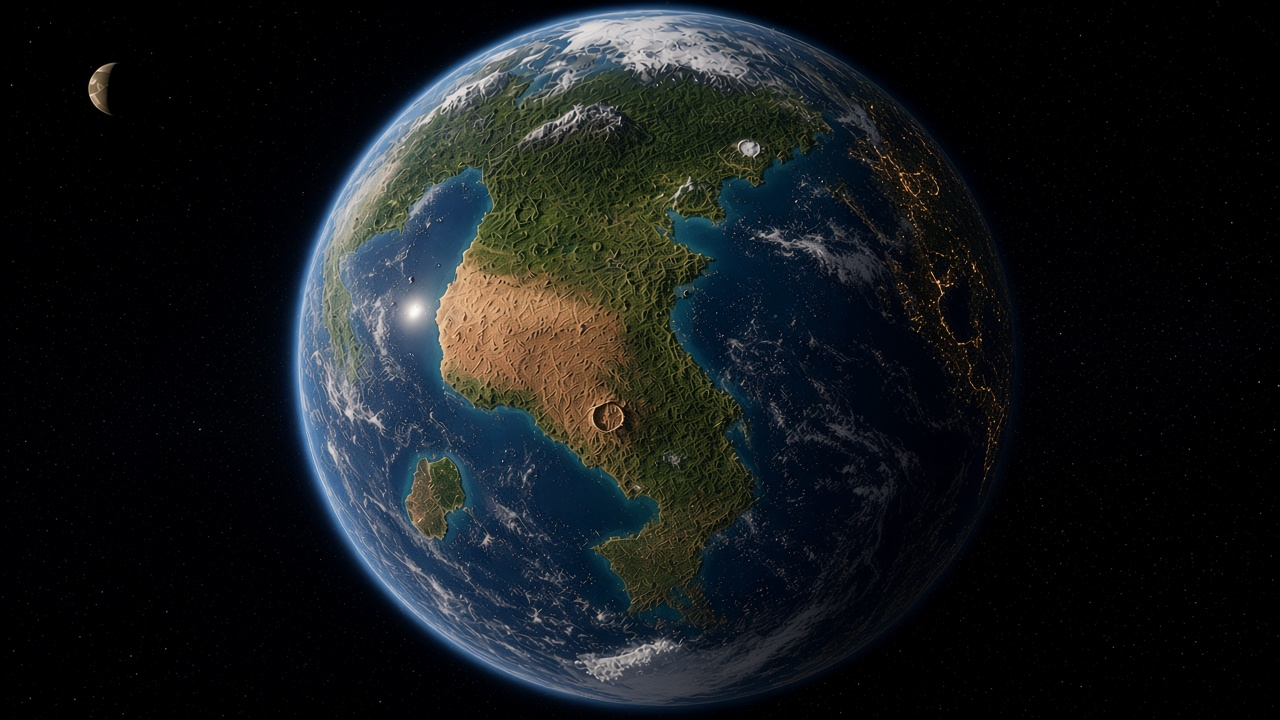
#> input picture docs/concept/world-states/state-healthy.png, 1280 x 720 px
$ python night.py
#> lines starting #> are read from the running program, lines starting #| are printed output that depends on the picture; after the words box and inside, x2 and y2 are one past the last pixel; in counts of white or black regions, pixels touching at a corner belong together
"""Night-side frames for T-016, drawn in code over the locked T-013 planet.

Usage (from the repo root): python docs/concept/night/src/night.py
Needs numpy, scipy and Pillow. Every frame starts from docs/concept/world-states/state-healthy.png,
relit with a sphere-lighting pass so most of the disc is night, then city lights are placed on the
land mask of that same image, so continents and coastlines are identical in every frame.
"""
import numpy as np
from PIL import Image, ImageFilter
from scipy import ndimage as ndi
import os, sys

ROOT = os.path.dirname(os.path.abspath(__file__))
SRC = os.path.join(ROOT, '..', '..', 'world-states', 'state-healthy.png')
OUT = os.path.join(ROOT, '..')

CX, CY, R = 644.0, 354.0, 362.0           # globe centre and radius in the 1280x720 frame (measured from the limb)
L = np.array([-0.86, 0.12, -0.50]); L /= np.linalg.norm(L)   # sun: behind-left, so a lit crescent on the left

base = np.asarray(Image.open(SRC).convert('RGB')).astype(np.float32) / 255.0
H, W, _ = base.shape
#> H = 720; W = 1280
_raw = base.copy()
yy, xx = np.mgrid[0:H, 0:W].astype(np.float32)
nx = (xx - CX) / R; ny = -(yy - CY) / R
rr = nx * nx + ny * ny
disc = rr < 1.0
nz = np.sqrt(np.clip(1 - rr, 0, 1))
ndl = nx * L[0] + ny * L[1] + nz * L[2]

def smooth(e0, e1, x):
    t = np.clip((x - e0) / (e1 - e0), 0, 1); return t * t * (3 - 2 * t)

day = smooth(-0.06, 0.22, ndl)                 # 1 lit, 0 night
night = 1 - smooth(-0.12, 0.04, ndl)          # where lights may show (fades in past the terminator)

# ---------- land mask (from the healthy day image; the original night strip uses its own lights) ----------
r, g, b = base[..., 0], base[..., 1], base[..., 2]
lum = base.mean(2)
land = ((r + g) / 2 > b + 0.02) & (lum > 0.12) & (lum < 0.80) & disc
#> land: shape (720, 1280) bool; 10% white; 595 white regions (552 under 20 px), largest, box (x1, y1, x2, y2) and area: (325, 74, 831, 613) 84498, (406, 457, 464, 540) 3193, (874, 145, 925, 205) 322
warm = (r > b + 0.15) & (lum > 0.30) & (xx > 820)        # the healthy frame's own night-side city lights
#> warm: shape (720, 1280) bool; 0.03% white in thin lines or dots, all inside (x1, y1, x2, y2) = (871, 106, 990, 391)
land |= ndi.binary_dilation(warm, iterations=6) & disc & (xx > 820)
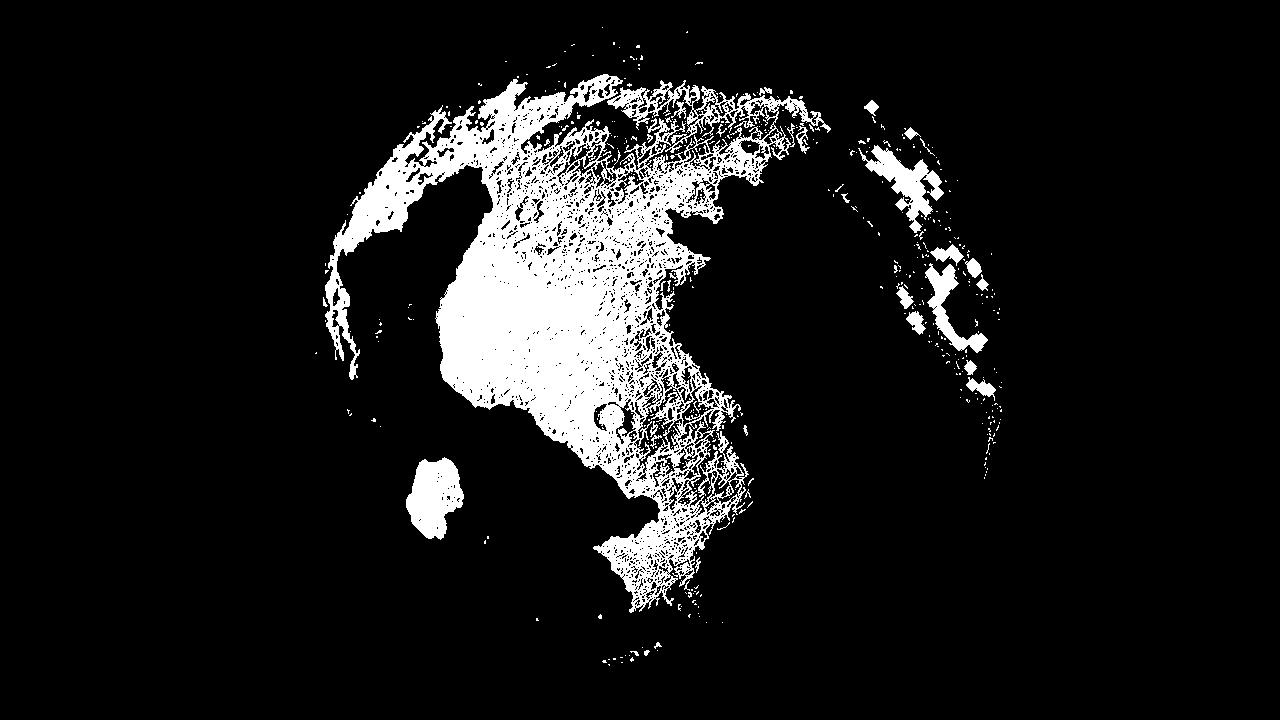
#> land: shape (720, 1280) bool; 10.4% white; 484 white regions (447 under 20 px), largest, box (x1, y1, x2, y2) and area: (325, 74, 831, 613) 84498, (406, 457, 464, 540) 3193, (858, 145, 944, 233) 2479
land = ndi.binary_opening(land, iterations=1)
#> land: shape (720, 1280) bool; 9.3% white; 331 white regions (231 under 20 px), largest, box (x1, y1, x2, y2) and area: (325, 74, 771, 499) 64300, (593, 491, 711, 613) 4295, (406, 457, 464, 540) 3186
land = ndi.median_filter(land.astype(np.uint8), 5).astype(bool)
#> land: shape (720, 1280) bool; 9.4% white; 135 white regions (72 under 20 px), largest, box (x1, y1, x2, y2) and area: (325, 74, 770, 612) 73664, (406, 458, 464, 539) 3225, (866, 146, 943, 232) 2294
water = disc & ~land
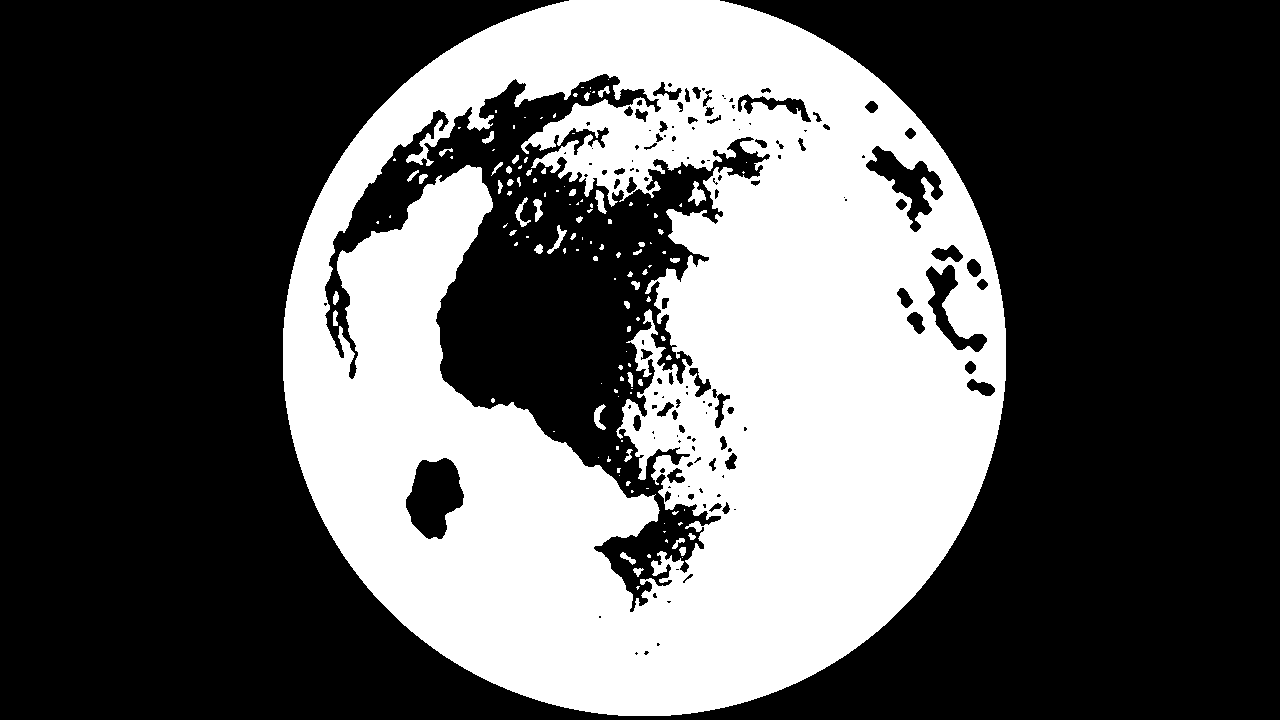
#> water: shape (720, 1280) bool; 35.2% white; 130 white regions (81 under 20 px), largest, box (x1, y1, x2, y2) and area: (283, 0, 1006, 716) 320971, (688, 181, 706, 206) 207, (594, 404, 606, 430) 158
dist_coast = ndi.distance_transform_edt(land)
# strip the healthy frame's own city lights from the base (they are re-drawn per age)
_med = np.stack([ndi.median_filter(base[..., c], 7) for c in range(3)], -1)
_w = ndi.binary_dilation((r > b + 0.05) & (lum > 0.08) & (xx > 780) & (rr < 1.12), iterations=2)
#> _w: shape (720, 1280) bool; 1% white; 52 white regions (12 under 20 px), largest, box (x1, y1, x2, y2) and area: (868, 139, 1007, 482) 6370, (783, 94, 808, 118) 344, (907, 308, 929, 334) 278
base = np.where(_w[..., None], _med * 0.4, base)            # px from the sea, on land
edge_keep = rr < 0.93                                     # keep lights off the extreme limb

def relit(img, moon=0.9):
    """Day colour kept on the lit crescent, a warm dusk band, a deep blue night; moon adds cold fill."""
    nightc = img * np.array([0.030, 0.038, 0.070]) + moon * img * np.array([0.10, 0.12, 0.18])
    dusk = np.exp(-((ndl - 0.03) / 0.07) ** 2)[..., None]
    out = img * day[..., None] + nightc * (1 - day[..., None])
    out = out * (1 - 0.25 * dusk) + dusk * img * np.array([0.40, 0.26, 0.20]) * 0.35
    # thin atmosphere rim on the night limb
    rim = np.exp(-((np.sqrt(rr) - 0.995) / 0.012) ** 2) * (1 - day) * disc
    out += rim[..., None] * np.array([0.05, 0.09, 0.20])
    # outside the disc: keep the original background (stars, moon)
    out = np.where((rr < 1.12)[..., None] & ~disc[..., None], img * 0.35, out) if False else np.where(disc[..., None], out, np.where((rr < 1.12)[..., None] & (xx > CX)[..., None], img * 0.45, img))
    return np.clip(out, 0, 1)

def splat(buf, pts, col, core, halo, a_core, a_halo):
    """Add gaussian lights. pts: (N,3) x, y, weight."""
    for x, y, w in pts:
        x0, x1 = int(max(0, x - 4 * halo)), int(min(W, x + 4 * halo + 1))
        y0, y1 = int(max(0, y - 4 * halo)), int(min(H, y + 4 * halo + 1))
        if x1 <= x0 or y1 <= y0: continue
        dx = xx[y0:y1, x0:x1] - x; dy = yy[y0:y1, x0:x1] - y
        d2 = dx * dx + dy * dy
        f = w * (a_core * np.exp(-d2 / (2 * core * core)) + a_halo * np.exp(-d2 / (2 * halo * halo)))
        buf[y0:y1, x0:x1] += f[..., None] * col

def line(buf, p, q, col, width, amp, step=1.2, jitter=0.0, rng=None, dash=1.0):
    ln = np.hypot(q[0] - p[0], q[1] - p[1]); n = max(2, int(ln * 1.15 / step))
    # gently curved (quadratic Bezier with a sideways control point) so routes are not ruler-straight
    off = (rng.normal(0, 0.18 * ln) if rng is not None else 0.0)
    mx = (p[0] + q[0]) / 2 - (q[1] - p[1]) / max(ln, 1e-6) * off
    my = (p[1] + q[1]) / 2 + (q[0] - p[0]) / max(ln, 1e-6) * off
    pts = []
    for i in range(n + 1):
        t = i / n
        if rng is not None and dash < 1.0 and rng.random() > dash: continue
        x = (1 - t) ** 2 * p[0] + 2 * (1 - t) * t * mx + t * t * q[0]
        y = (1 - t) ** 2 * p[1] + 2 * (1 - t) * t * my + t * t * q[1]
        if jitter and rng is not None: x += rng.normal(0, jitter); y += rng.normal(0, jitter)
        xi, yi = int(x), int(y)
        if 0 <= xi < W and 0 <= yi < H and land[yi, xi] and night[yi, xi] > 0.3:
            pts.append((x, y, 1.0))
    splat(buf, pts, col, width, width * 3, amp, amp * 0.15)

def candidates(rng, n, coast_bias, min_sep):
    """Pick n city sites on night-side land, favouring coasts (coast_bias px scale)."""
    ok = land & (night > 0.5) & edge_keep
    ys, xs = np.nonzero(ok)
    wgt = np.exp(-dist_coast[ys, xs] / coast_bias) + 0.15
    wgt /= wgt.sum()
    picks = []
    for idx in rng.choice(len(xs), size=min(len(xs), n * 8), replace=False, p=wgt):
        x, y = xs[idx], ys[idx]
        if all((x - a) ** 2 + (y - b2) ** 2 >= min_sep ** 2 for a, b2, _ in picks):
            picks.append((float(x), float(y), 1.0))
        if len(picks) >= n: break
    return picks

def cluster(rng, cx, cy, n, spread):
    pts = []
    for _ in range(n):
        x = cx + rng.normal(0, spread); y = cy + rng.normal(0, spread * 0.8)
        xi, yi = int(x), int(y)
        if 0 <= xi < W and 0 <= yi < H and land[yi, xi]:
            pts.append((x, y, rng.uniform(0.5, 1.0)))
    return pts


# ---------- organic light fields (v2, after the lead's review) ----------
sat = base.max(2) - base.min(2)
cloud = smooth(0.50, 0.75, lum) * (1 - smooth(0.10, 0.22, sat)) * disc     # white, unsaturated = cloud
cloud_soft = ndi.gaussian_filter(cloud, 3)                                   # soft-edged occluder
limb = (0.30 + 0.70 * np.sqrt(np.clip(nz, 0, 1))) * disc                     # atmospheric dimming toward the limb
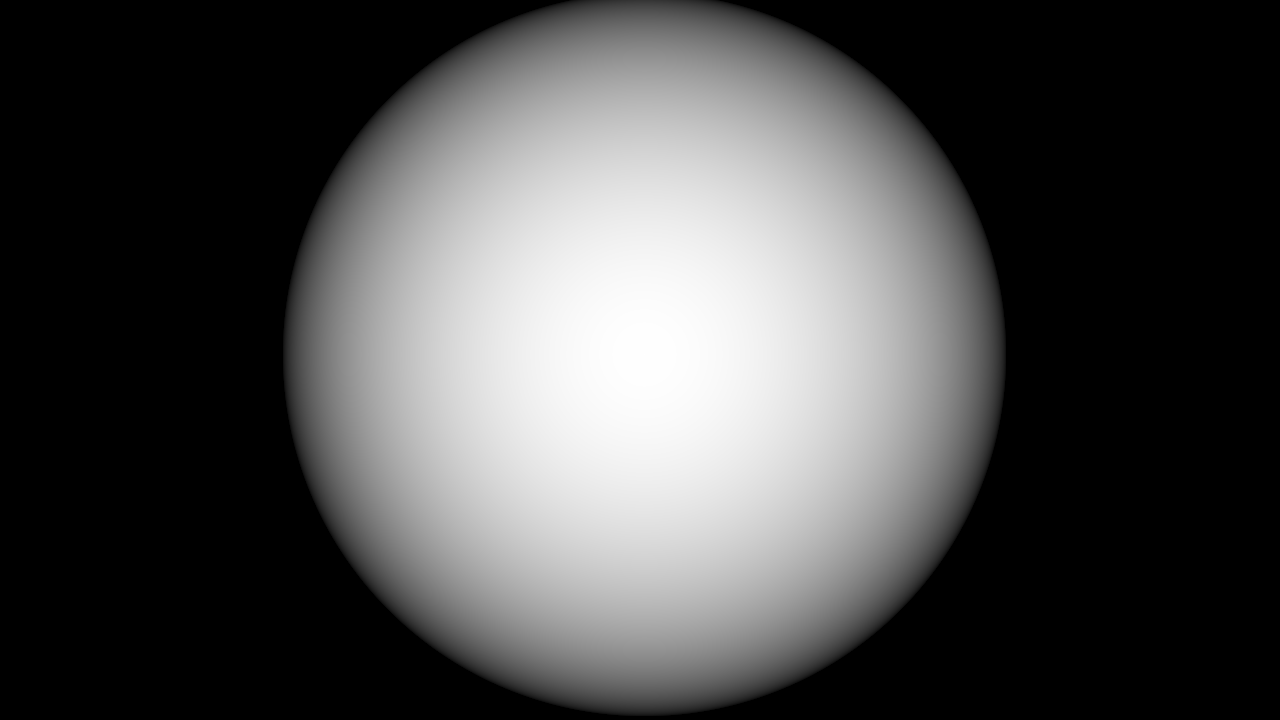
#> nz: shape (720, 1280) float32; min 0, max 1, mean 0.298

def fbm(rng, octaves=5, base_scale=96):
    """Fractal value noise in 0..1 over the frame."""
    f = np.zeros((H, W), np.float32); amp = 1.0; tot = 0.0; sc = base_scale
    for _ in range(octaves):
        g = rng.random((H // sc + 3, W // sc + 3)).astype(np.float32)
#> (the run stopped early here; a loop or call above may not have finished)
